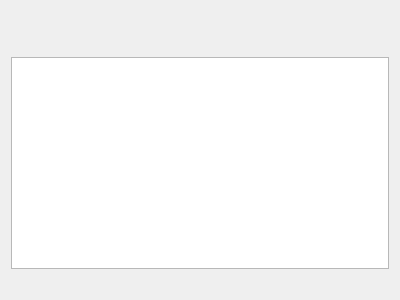
<?xml version="1.0" encoding="UTF-8"?>
<ui version="4.0">
 <comment>
  * Released as open source by Gabriel Caudrelier
  *
  * Developed by Gabriel Caudrelier, gabriel dot caudrelier at gmail dot com
  *
  * https://github.com/metrodango/pip3line
  *
  * Released under AGPL see LICENSE for more information
</comment>
 <class>SearchResultsWidget</class>
 <widget class="QWidget" name="SearchResultsWidget">
  <property name="geometry">
   <rect>
    <x>0</x>
    <y>0</y>
    <width>400</width>
    <height>300</height>
   </rect>
  </property>
  <property name="windowTitle">
   <string>Form</string>
  </property>
  <layout class="QVBoxLayout" name="verticalLayout">
   <item>
    <widget class="QWidget" name="buttonsWidget" native="true">
     <layout class="QHBoxLayout" name="horizontalLayout">
      <item>
       <widget class="QPushButton" name="savePushButton">
        <property name="maximumSize">
         <size>
          <width>50</width>
          <height>16777215</height>
         </size>
        </property>
        <property name="toolTip">
         <string>Save to file</string>
        </property>
        <property name="icon">
         <iconset resource="../gui_res.qrc">
          <normaloff>:/Images/icons/document-save-5.png</normaloff>:/Images/icons/document-save-5.png</iconset>
        </property>
        <property name="flat">
         <bool>true</bool>
        </property>
       </widget>
      </item>
      <item>
       <widget class="QPushButton" name="copyPushButton">
        <property name="maximumSize">
         <size>
          <width>50</width>
          <height>16777215</height>
         </size>
        </property>
        <property name="toolTip">
         <string>Copy list to clipboard</string>
        </property>
        <property name="text">
         <string/>
        </property>
        <property name="icon">
         <iconset resource="../gui_res.qrc">
          <normaloff>:/Images/icons/edit-copy-4.png</normaloff>:/Images/icons/edit-copy-4.png</iconset>
        </property>
        <property name="flat">
         <bool>true</bool>
        </property>
       </widget>
      </item>
      <item>
       <spacer name="horizontalSpacer">
        <property name="orientation">
         <enum>Qt::Horizontal</enum>
        </property>
        <property name="sizeHint" stdset="0">
         <size>
          <width>40</width>
          <height>20</height>
         </size>
        </property>
       </spacer>
      </item>
      <item>
       <widget class="QPushButton" name="clearResultsPushButton">
        <property name="maximumSize">
         <size>
          <width>25</width>
          <height>16777215</height>
         </size>
        </property>
        <property name="toolTip">
         <string>Clear results</string>
        </property>
        <property name="text">
         <string/>
        </property>
        <property name="icon">
         <iconset resource="../gui_res.qrc">
          <normaloff>:/Images/icons/edit-clear-2.png</normaloff>:/Images/icons/edit-clear-2.png</iconset>
        </property>
        <property name="flat">
         <bool>true</bool>
        </property>
       </widget>
      </item>
     </layout>
    </widget>
   </item>
   <item>
    <widget class="QListView" name="listView"/>
   </item>
   <item>
    <widget class="QLabel" name="resultsLabel">
     <property name="text">
      <string/>
     </property>
    </widget>
   </item>
  </layout>
 </widget>
 <resources>
  <include location="../gui_res.qrc"/>
 </resources>
 <connections/>
</ui>
